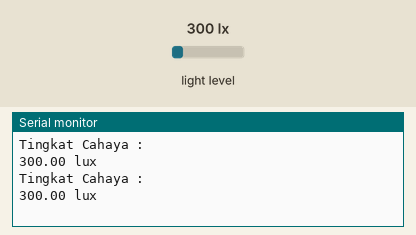
Simulated run of this sketch. Board: Arduino Uno, built with avr-gcc and run on an emulated ATmega328P. Parts: the last lines printed to the serial monitor. The inputs (shaded band) are chosen by the test bench; at power-on: light level 300 lx.

Above: at 1.8 s.
1.9 s: light level set to 40 lx
At 2.8 s:
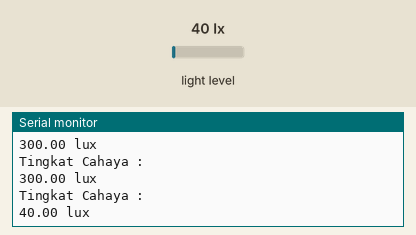
3.4 s: light level set to 500 lx
At 4.8 s:
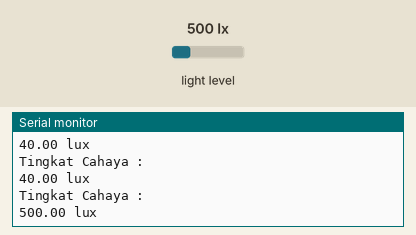
Timing chart, 0 to 6.4 s (numbered marks = the images above; inputs shaded):
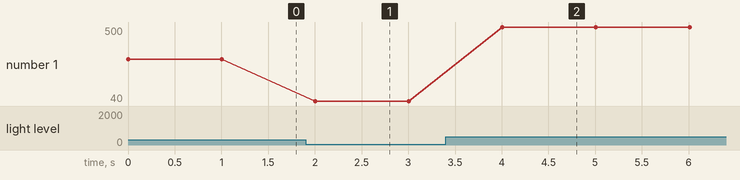

The sketch:

BH1750.ino
```cpp
#include <Wire.h>
#include <BH1750.h>
BH1750 lightMeter;
void setup() {
  Serial.begin(115200);
  lightMeter.begin();

}

void loop() {
  Serial.println("Tingkat Cahaya :");
  Serial.print(lightMeter.readLightLevel());
  Serial.println(" lux");
  delay(1000);
}
```

Measured:
- after the input at 1.9 s, the serial monitor: prints a new line after 0.10 s (image 1)
- after the input at 3.4 s, the serial monitor: prints a new line after 0.61 s (image 2)
- plotted number 1: 300 → 40 after the input at 1.9 s, 40 → 500 after the input at 3.4 s
